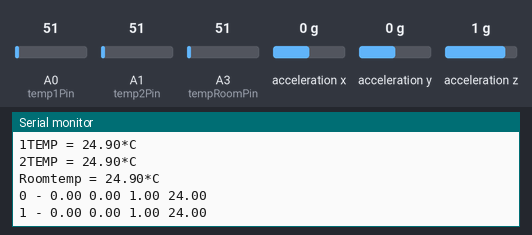
Bench run of a sketch on a simulated Arduino Uno, built with avr-gcc and run on an emulated ATmega328P. Parts: the last lines printed to the serial monitor. Wiring (inferred from the names in the program): MPU-6050 motion sensor at I2C address 0x68; MPU-6050 motion sensor at I2C address 0x69. The inputs (shaded band) are chosen by the test bench; at power-on: acceleration x 0 g, A0 (temp1Pin) = 51, A1 (temp2Pin) = 51, A3 (tempRoomPin) = 51, acceleration y 0 g, acceleration z 1 g.

Above: at 1.2 s.
1.3 s: acceleration x set to -1.4 g
At 2.0 s:
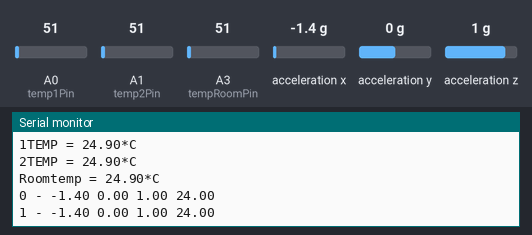
4.4 s: A0 (temp1Pin) set to 61
5.9 s: A1 (temp2Pin) set to 61
7.4 s: A3 (tempRoomPin) set to 61
At 8.01 s:
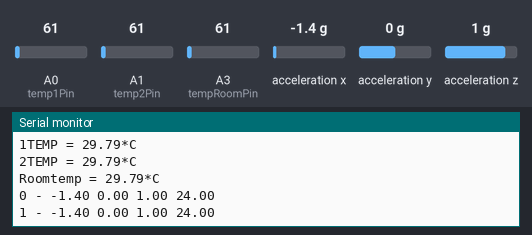
8.9 s: acceleration y set to -1.4 g
At 9.65 s:
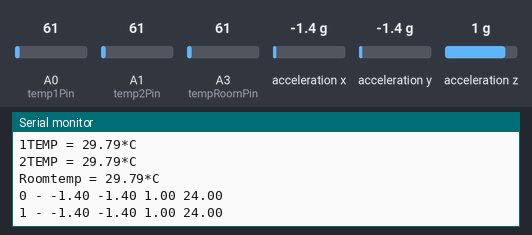
12.0 s: acceleration z set to -1.4 g
At 12.39 s:
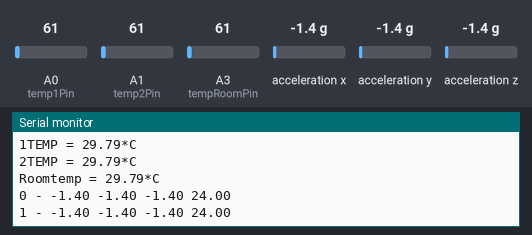

Measured:
- after the input at 1.3 s, the serial monitor: prints a new line after 0.39 s (image 1)
- after the input at 7.4 s, the serial monitor: prints a new line after 0.27 s (image 2)
- after the input at 8.9 s, the serial monitor: prints a new line after 0.43 s (image 3)
- after the input at 12.0 s, the serial monitor: prints a new line after 0.07 s (image 4)

The sketch:

sensor_2accelerators.ino
```cpp
// https://forum.arduino.cc/t/arduino-uno-with-2-acclerometers-mpu6050/465655/6
// mcluka jun17

#include<Wire.h>
const int MPU_addr_1 = 0x68; // I2C address of the first MPU-6050
const int MPU_addr_2 = 0x69; // I2C address of the second MPU-6050
int16_t AcX1, AcY1, AcZ1, Tmp1, AcX2, AcY2, AcZ2, Tmp2; // definition of variables
float temp1;
float temp2;
float roomTemp;

int temp1Pin = A0;
int temp2Pin = A1;
int tempRoomPin = A3;

void setup() {
  Wire.begin();
  Wire.beginTransmission(MPU_addr_1);
  Wire.write(0x6B);  // PWR_MGMT_1 register
  Wire.write(0);     // set to zero (wakes up the MPU-6050)
  Wire.endTransmission(true);
  Serial.begin(9600);
  Wire.begin();
  Wire.beginTransmission(MPU_addr_2);
  Wire.write(0x6B);  // PWR_MGMT_1 register
  Wire.write(0);     // set to zero (wakes up the MPU-6050)
  Wire.endTransmission(true);
}

void temp(){
   temp1 = analogRead(temp1Pin);
   // read analog volt from sensor and save to variable temp
   temp1 = temp1 * 0.48828125;
   // convert the analog volt to its temperature equivalent
   Serial.print("1TEMP = ");
   Serial.print(temp1); // display temperature value
   Serial.print("*C");
   Serial.println();

   temp2 = analogRead(temp2Pin);
   // read analog volt from sensor and save to variable temp
   temp2 = temp2 * 0.48828125;
   // convert the analog volt to its temperature equivalent
   Serial.print("2TEMP = ");
   Serial.print(temp2); // display temperature value
   Serial.print("*C");
   Serial.println();

   roomTemp = analogRead(tempRoomPin);
   // read analog volt from sensor and save to variable temp
   roomTemp = roomTemp * 0.48828125;
   // convert the analog volt to its temperature equivalent
   Serial.print("Roomtemp = ");
   Serial.print(roomTemp); // display temperature value
   Serial.print("*C");
   Serial.println();

 }

void loop() {
  temp();
  Wire.beginTransmission(MPU_addr_1);
  Wire.write(0x3B);  // starting with register 0x3B (ACCEL_XOUT_H)
  Wire.endTransmission(false);
  Wire.requestFrom(MPU_addr_1, 8, true); // request a total of 14 registers
  float AcX1 = Wire.read() << 8 | Wire.read(); // 0x3B (ACCEL_XOUT_H) & 0x3C (ACCEL_XOUT_L)
  float AcY1 = Wire.read() << 8 | Wire.read(); // 0x3D (ACCEL_YOUT_H) & 0x3E (ACCEL_YOUT_L)
  float AcZ1 = Wire.read() << 8 | Wire.read(); // 0x3F (ACCEL_ZOUT_H) & 0x40 (ACCEL_ZOUT_L)
  Tmp1 = Wire.read() << 8 | Wire.read(); // 0x41 (TEMP_OUT_H) & 0x42 (TEMP_OUT_L)

  Wire.beginTransmission(MPU_addr_2);
  Wire.write(0x3B);  // starting with register 0x3B (ACCEL_XOUT_H)
  Wire.endTransmission(false);
  Wire.requestFrom(MPU_addr_2, 8, true); // request a total of 14 registers
  float AcX2 = Wire.read() << 8 | Wire.read(); // 0x3B (ACCEL_XOUT_H) & 0x3C (ACCEL_XOUT_L)
  float AcY2= Wire.read() << 8 | Wire.read(); // 0x3D (ACCEL_YOUT_H) & 0x3E (ACCEL_YOUT_L)
  float AcZ2 = Wire.read() << 8 | Wire.read(); // 0x3F (ACCEL_ZOUT_H) & 0x40 (ACCEL_ZOUT_L)
  Tmp2 = Wire.read() << 8 | Wire.read(); // 0x41 (TEMP_OUT_H) & 0x42 (TEMP_OUT_L)
  Serial.print("0 - ");
  Serial.print(AcX1 / 16384);
  Serial.print(" ");
  Serial.print(AcY1 / 16384);
  Serial.print(" ");
  Serial.print(AcZ1 / 16384);
  Serial.print(" ");
  Serial.print(Tmp1 / 340.00 + 36.53);
  Serial.print(" ");
  Serial.println();
  Serial.print("1 - ");
  Serial.print(AcX2 / 16384);
  Serial.print(" ");
  Serial.print(AcY2 / 16384);
  Serial.print(" ");
  Serial.print(AcZ2 / 16384);
  Serial.print(" ");
  Serial.println(Tmp2 / 340.00 + 36.53);
  delay(500);
}
```
